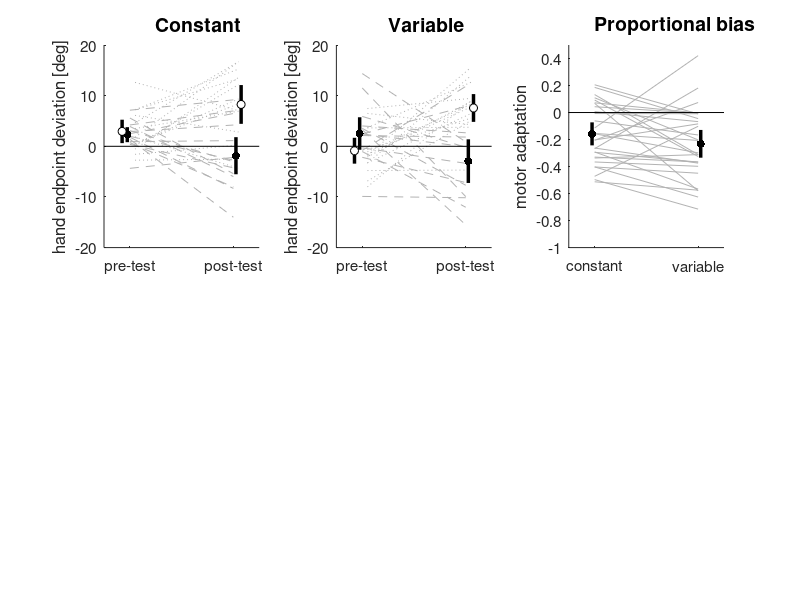

This figure's MATLAB source: (Note: this script raises an error after producing the figure.)

% creates figure 4 of Debats et al
% "Different time scales of common-cause evidence shape multisensory
% integration, recalibration and motor adaptation "



% Figure 4 Motor adaptation

clear;
close all
load('DataPlots');

tFactors = icdf('T',[.025 .975],nvp-1);
nvp=28;
LW = 2.5;
p1 = 10.5;
p2 = 11.5;
% sequence of blocks
seq = [1 2 1 2 1 2 1 2 1 2 1 2 1 2 1 2 1 2 1 2 1 2 1 2 1 2 1 2];  % position of Lin
nvp_first=length(ARLin(ARLin(:)==1)); nvp_second=length(ARLin(ARLin(:)==-1));

figure(3);clf;
%--------------------------------------------------------------------------------
% Vor -und Nachtest aufteilen je nach Richtung der Adaptation wie in
%                       ARLin(ivp)  und ARCur(ivp) mit +1 oder -1 angegeben;
% straight, endpoint deviations, unimodal hand trials
clear x1a x1b x2a x2b
M1a = mean(outcome.PreLinUniH(ARLin(:)==1,4)); SE1a = std(outcome.PreLinUniH(ARLin(:)==1,4))/sqrt(nvp_first);
CI1alow = M1a+tFactors(1)*SE1a; CI1ahigh = M1a+tFactors(2)*SE1a;
M2a = mean(outcome.PostLinUniH(ARLin(:)==1,4)); SE2a = std(outcome.PostLinUniH(ARLin(:)==1,4))/sqrt(nvp_first);
CI2alow = M2a+tFactors(1)*SE2a; CI2ahigh = M2a+tFactors(2)*SE2a;
M1b = mean(outcome.PreLinUniH(ARLin(:)==-1,4)); SE1b = std(outcome.PreLinUniH(ARLin(:)==-1,4))/sqrt(nvp_second);
CI1blow = M1b+tFactors(1)*SE1b; CI1bhigh = M1b+tFactors(2)*SE1b;
M2b = mean(outcome.PostLinUniH(ARLin(:)==-1,4)); SE2b = std(outcome.PostLinUniH(ARLin(:)==-1,4))/sqrt(nvp_second);
CI2blow = M2b+tFactors(1)*SE2b; CI2bhigh = M2b+tFactors(2)*SE2b;
subplot (2,3,1)
x1a(1:nvp_first) = -10; y1a=outcome.PreLinUniH(ARLin(:)==1,4);
hold on
x2a(1:nvp_first) = 10; y2a=outcome.PostLinUniH(ARLin(:)==1,4);
for ivp=1:nvp_first
    plot([x1a(ivp) x2a(ivp)],[y1a(ivp) y2a(ivp)],'--k','color',[.7 .7 .7])
end    
x1b(1:nvp_second) = -9; y1b=outcome.PreLinUniH(ARLin(:)==-1,4);
x2b(1:nvp_second) = 11; y2b=outcome.PostLinUniH(ARLin(:)==-1,4);
for ivp=1:nvp_second
    plot([x1b(ivp) x2b(ivp)],[y1b(ivp) y2b(ivp)],':k','color',[.7 .7 .7])
end    
plot([-p1 -p1],[CI1alow CI1ahigh],'-k','LineWidth',LW)
plot([+p1 +p1],[CI2alow CI2ahigh],'-k','LineWidth',LW)
scatter([-p1 p1],[M1a M2a],35,'k','filled');

plot([-p2 -p2],[CI1blow CI1bhigh],'-k','LineWidth',LW)
plot([+p2 +p2],[CI2blow CI2bhigh],'-k','LineWidth',LW)
scatter([-p2 p2],[M1b M2b],35,'k','MarkerFaceColor','w');

plot([-15 15],[0 0],'-k')
ylabel('hand endpoint deviation [deg]')
xticks([-10 10])
xticklabels({'pre-test','post-test'})
axis([-15 15 -20 20])
set(gca,'FontSize',11)
text(-5,24,'Constant','FontSize',14,'FontWeight','Bold');




% ---------------------------------------------------

% curved, endpoint deviations, unimodal hand trials
clear x1a x1b x2a x2b
nvp_first=length(ARCur(ARCur(:)==1)); nvp_second=length(ARCur(ARCur(:)==-1));
M1a = mean(outcome.PreCurUniH(ARCur(:)==1,4)); SE1a = std(outcome.PreCurUniH(ARCur(:)==1,4))/sqrt(nvp_first);
CI1alow = M1a+tFactors(1)*SE1a; CI1ahigh = M1a+tFactors(2)*SE1a;
M2a = mean(outcome.PostCurUniH(ARCur(:)==1,4)); SE2a = std(outcome.PostCurUniH(ARCur(:)==1,4))/sqrt(nvp_first);
CI2alow = M2a+tFactors(1)*SE2a; CI2ahigh = M2a+tFactors(2)*SE2a;
M1b = mean(outcome.PreCurUniH(ARCur(:)==-1,4)); SE1b = std(outcome.PreCurUniH(ARCur(:)==-1,4))/sqrt(nvp_second);
CI1blow = M1b+tFactors(1)*SE1b; CI1bhigh = M1b+tFactors(2)*SE1b;
M2b = mean(outcome.PostCurUniH(ARCur(:)==-1,4)); SE2b = std(outcome.PostCurUniH(ARCur(:)==-1,4))/sqrt(nvp_second);
CI2blow = M2b+tFactors(1)*SE2b; CI2bhigh = M2b+tFactors(2)*SE2b;
subplot (2,3,2)
x1a(1:nvp_first) = -10; y1a=outcome.PreCurUniH(ARCur(:)==1,4);
hold on
x2a(1:nvp_first) = 10; y2a=outcome.PostCurUniH(ARCur(:)==1,4);
for ivp=1:nvp_first
    plot([x1a(ivp) x2a(ivp)],[y1a(ivp) y2a(ivp)],'--k','color',[.7 .7 .7])
end    
x1b(1:nvp_second) = -9; y1b=outcome.PreCurUniH(ARCur(:)==-1,4);
x2b(1:nvp_second) = 11; y2b=outcome.PostCurUniH(ARCur(:)==-1,4);
for ivp=1:nvp_second
    plot([x1b(ivp) x2b(ivp)],[y1b(ivp) y2b(ivp)],':k','color',[.7 .7 .7])
end    
plot([-p1 -p1],[CI1alow CI1ahigh],'-k','LineWidth',LW)
plot([+p1 +p1],[CI2alow CI2ahigh],'-k','LineWidth',LW)
scatter([-p1 p1],[M1a M2a],35,'k','filled');

plot([-p2 -p2],[CI1blow CI1bhigh],'-k','LineWidth',LW)
plot([+p2 +p2],[CI2blow CI2bhigh],'-k','LineWidth',LW)
scatter([-p2 p2],[M1b M2b],35,'k','MarkerFaceColor','w');

plot([-15 15],[0 0],'-k')
ylabel('hand endpoint deviation [deg]')
xticks([-10 10])
xticklabels({'pre-test','post-test'})
axis([-15 15 -20 20])
set(gca,'FontSize',11)
text(-5,24,'Variable','FontSize',14,'FontWeight','Bold');



% ---------------------------------------------------

% straight and curved, recalibration
clear x1a x1b x2a x2b
M1 = mean(outcome.AELin(:,6)/30); SE1 = std(outcome.AELin(:,6)/30)/sqrt(nvp);
CI1low = M1+tFactors(1)*SE1; CI1high = M1+tFactors(2)*SE1;
M2 = mean(outcome.AECur(:,6)/30); SE2 = std(outcome.AECur(:,6)/30)/sqrt(nvp);
CI2low = M2+tFactors(1)*SE2; CI2high = M2+tFactors(2)*SE2;
subplot (2,3,3)
x1(1:nvp) = -10; y1=outcome.AELin(:,6)/30;
hold on
x2(1:nvp) = 10; y2=outcome.AECur(:,6)/30;
for ivp=1:nvp
    plot([x1(ivp) x2(ivp)],[y1(ivp) y2(ivp)],'-k','color',[.7 .7 .7])
end    
scatter([-10.5 10.5],[M1 M2],35,'k','filled');
plot([-10.5 -10.5],[CI1low CI1high],'-k','LineWidth',LW)
plot([+10.5 +10.5],[CI2low CI2high],'-k','LineWidth',LW)
plot([-15 15],[0 0],'-k')

ylabel('motor adaptation')
xticks([-10 10])
xticklabels({'constant','variable'})
axis([-15 15 -1 0.5])
set(gca,'FontSize',11)
text(-10,0.65,'Proportional bias','FontSize',14,'FontWeight','Bold');



ckfigure_setall(gcf,'TickLength',[0.02 0.02]);
ckfigure_setall(gcf,'Box','Off');

set(gcf,'Position',[      50         206        1160         625])


FigureDir= 'F:/CKDATA/Projects/projects/Multisensory_decoding/Debats.EJN/data';
snamef = sprintf('%s/Figure4.png',  FigureDir);
print('-dpng',snamef,'-r600');
snamef = sprintf('%s/Figure4.tiff',  FigureDir);
print('-dtiff',snamef,'-r600');

return;
